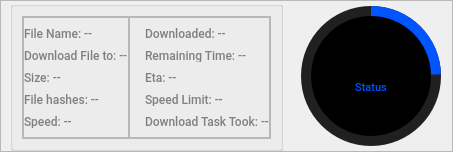
                  <widget class="QFrame" name="frame_2">
                   <property name="font">
                    <font>
                     <family>Roboto Medium</family>
                    </font>
                   </property>
                   <property name="frameShape">
                    <enum>QFrame::StyledPanel</enum>
                   </property>
                   <property name="frameShadow">
                    <enum>QFrame::Raised</enum>
                   </property>
                   <layout class="QHBoxLayout" name="horizontalLayout_11">
                    <property name="spacing">
                     <number>9</number>
                    </property>
                    <property name="leftMargin">
                     <number>9</number>
                    </property>
                    <property name="topMargin">
                     <number>0</number>
                    </property>
                    <property name="rightMargin">
                     <number>10</number>
                    </property>
                    <property name="bottomMargin">
                     <number>0</number>
                    </property>
                    <item>
                     <widget class="QGroupBox" name="groupBox_2">
                      <property name="minimumSize">
                       <size>
                        <width>0</width>
                        <height>150</height>
                       </size>
                      </property>
                      <property name="maximumSize">
                       <size>
                        <width>16777215</width>
                        <height>150</height>
                       </size>
                      </property>
                      <property name="font">
                       <font>
                        <family>Roboto</family>
                        <pointsize>8</pointsize>
                        <weight>50</weight>
                        <italic>false</italic>
                        <bold>false</bold>
                       </font>
                      </property>
                      <property name="styleSheet">
                       <string notr="true"/>
                      </property>
                      <property name="title">
                       <string/>
                      </property>
                      <layout class="QHBoxLayout" name="horizontalLayout_10">
                       <property name="spacing">
                        <number>40</number>
                       </property>
                       <property name="leftMargin">
                        <number>9</number>
                       </property>
                       <property name="topMargin">
                        <number>9</number>
                       </property>
                       <property name="rightMargin">
                        <number>9</number>
                       </property>
                       <item>
                        <widget class="QFrame" name="frame_3">
                         <property name="font">
                          <font>
                           <family>Roboto Medium</family>
                          </font>
                         </property>
                         <property name="frameShape">
                          <enum>QFrame::StyledPanel</enum>
                         </property>
                         <property name="frameShadow">
                          <enum>QFrame::Raised</enum>
                         </property>
                         <layout class="QHBoxLayout" name="horizontalLayout_5">
                          <property name="spacing">
                           <number>0</number>
                          </property>
                          <property name="leftMargin">
                           <number>0</number>
                          </property>
                          <property name="topMargin">
                           <number>0</number>
                          </property>
                          <property name="rightMargin">
                           <number>0</number>
                          </property>
                          <property name="bottomMargin">
                           <number>0</number>
                          </property>
                          <item>
                           <widget class="QFrame" name="frame_info_details">
                            <property name="font">
                             <font>
                              <family>Roboto Medium</family>
                             </font>
                            </property>
                            <property name="styleSheet">
                             <string notr="true">QLabel {
color: gray;
}</string>
                            </property>
                            <property name="frameShape">
                             <enum>QFrame::StyledPanel</enum>
                            </property>
                            <property name="frameShadow">
                             <enum>QFrame::Raised</enum>
                            </property>
                            <layout class="QVBoxLayout" name="verticalLayout_12">
                             <property name="spacing">
                              <number>9</number>
                             </property>
                             <property name="leftMargin">
                              <number>0</number>
                             </property>
                             <property name="topMargin">
                              <number>9</number>
                             </property>
                             <property name="rightMargin">
                              <number>0</number>
                             </property>
                             <item>
                              <widget class="QLabel" name="label_file_name">
                               <property name="font">
                                <font>
                                 <family>Roboto Medium</family>
                                </font>
                               </property>
                               <property name="text">
                                <string>File Name: --</string>
                               </property>
                              </widget>
                             </item>
                             <item>
                              <widget class="QLabel" name="label_download_to">
                               <property name="font">
                                <font>
                                 <family>Roboto Medium</family>
                                </font>
                               </property>
                               <property name="text">
                                <string>Download File to: --</string>
                               </property>
                              </widget>
                             </item>
                             <item>
                              <widget class="QLabel" name="label_size">
                               <property name="font">
                                <font>
                                 <family>Roboto Medium</family>
                                </font>
                               </property>
                               <property name="text">
                                <string>Size: --</string>
                               </property>
                              </widget>
                             </item>
                             <item>
                              <widget class="QLabel" name="label_status">
                               <property name="font">
                                <font>
                                 <family>Roboto Medium</family>
                                </font>
                               </property>
                               <property name="text">
                                <string>File hashes: --</string>
                               </property>
                              </widget>
                             </item>
                             <item>
                              <widget class="QLabel" name="label_speed">
                               <property name="font">
                                <font>
                                 <family>Roboto Medium</family>
                                </font>
                               </property>
                               <property name="text">
                                <string>Speed: --</string>
                               </property>
                              </widget>
                             </item>
                            </layout>
                           </widget>
                          </item>
                          <item>
                           <widget class="QFrame" name="frame_internet_details">
                            <property name="font">
                             <font>
                              <family>Roboto Medium</family>
                             </font>
                            </property>
                            <property name="styleSheet">
                             <string notr="true">QLabel {
color: gray;
}</string>
                            </property>
                            <property name="frameShape">
                             <enum>QFrame::StyledPanel</enum>
                            </property>
                            <property name="frameShadow">
                             <enum>QFrame::Raised</enum>
                            </property>
                            <layout class="QVBoxLayout" name="verticalLayout_16">
                             <property name="spacing">
                              <number>9</number>
                             </property>
                             <property name="leftMargin">
                              <number>15</number>
                             </property>
                             <property name="topMargin">
                              <number>9</number>
                             </property>
                             <property name="rightMargin">
                              <number>0</number>
                             </property>
                             <item>
                              <widget class="QLabel" name="label_downloaded">
                               <property name="font">
                                <font>
                                 <family>Roboto Medium</family>
                                </font>
                               </property>
                               <property name="text">
                                <string>Downloaded: --</string>
                               </property>
                              </widget>
                             </item>
                             <item>
                              <widget class="QLabel" name="label_rem_time">
                               <property name="font">
                                <font>
                                 <family>Roboto Medium</family>
                                </font>
                               </property>
                               <property name="text">
                                <string>Remaining Time: --</string>
                               </property>
                              </widget>
                             </item>
                             <item>
                              <widget class="QLabel" name="label_eta">
                               <property name="font">
                                <font>
                                 <family>Roboto Medium</family>
                                </font>
                               </property>
                               <property name="text">
                                <string>Eta: --</string>
                               </property>
                              </widget>
                             </item>
                             <item>
                              <widget class="QLabel" name="label_speed_limiting">
                               <property name="font">
                                <font>
                                 <family>Roboto Medium</family>
                                </font>
                               </property>
                               <property name="text">
                                <string>Speed Limit: --</string>
                               </property>
                              </widget>
                             </item>
                             <item>
                              <widget class="QLabel" name="label_task_took">
                               <property name="font">
                                <font>
                                 <family>Roboto Medium</family>
                                </font>
                               </property>
                               <property name="text">
                                <string>Download Task Took: --</string>
                               </property>
                              </widget>
                             </item>
                            </layout>
                           </widget>
                          </item>
                         </layout>
                        </widget>
                       </item>
                      </layout>
                     </widget>
                    </item>
                    <item>
                     <widget class="QFrame" name="frame_progress">
                      <property name="minimumSize">
                       <size>
                        <width>150</width>
                        <height>150</height>
                       </size>
                      </property>
                      <property name="maximumSize">
                       <size>
                        <width>150</width>
                        <height>150</height>
                       </size>
                      </property>
                      <property name="frameShape">
                       <enum>QFrame::NoFrame</enum>
                      </property>
                      <property name="frameShadow">
                       <enum>QFrame::Raised</enum>
                      </property>
                      <widget class="QFrame" name="circularProgress">
                       <property name="geometry">
                        <rect>
                         <x>9</x>
                         <y>5</y>
                         <width>140</width>
                         <height>140</height>
                        </rect>
                       </property>
                       <property name="minimumSize">
                        <size>
                         <width>140</width>
                         <height>140</height>
                        </size>
                       </property>
                       <property name="maximumSize">
                        <size>
                         <width>140</width>
                         <height>140</height>
                        </size>
                       </property>
                       <property name="styleSheet">
                        <string notr="true">QFrame{
	border-radius: 70px;
	background-color: qconicalgradient(cx:0.5, cy:0.5, angle:90, stop:0.751 rgba(32, 32, 32, 0), stop:0.757062 rgba(0, 85, 255, 255))
}</string>
                       </property>
                       <property name="frameShape">
                        <enum>QFrame::NoFrame</enum>
                       </property>
                       <property name="frameShadow">
                        <enum>QFrame::Raised</enum>
                       </property>
                      </widget>
                      <widget class="QFrame" name="circularBg">
                       <property name="geometry">
                        <rect>
                         <x>9</x>
                         <y>5</y>
                         <width>140</width>
                         <height>140</height>
                        </rect>
                       </property>
                       <property name="minimumSize">
                        <size>
                         <width>140</width>
                         <height>140</height>
                        </size>
                       </property>
                       <property name="maximumSize">
                        <size>
                         <width>140</width>
                         <height>140</height>
                        </size>
                       </property>
                       <property name="styleSheet">
                        <string notr="true">QFrame{
	border-radius: 70px;
	background-color:#202020;
}</string>
                       </property>
                       <property name="frameShape">
                        <enum>QFrame::NoFrame</enum>
                       </property>
                       <property name="frameShadow">
                        <enum>QFrame::Raised</enum>
                       </property>
                      </widget>
                      <widget class="QFrame" name="container">
                       <property name="geometry">
                        <rect>
                         <x>19</x>
                         <y>15</y>
                         <width>120</width>
                         <height>120</height>
                        </rect>
                       </property>
                       <property name="minimumSize">
                        <size>
                         <width>120</width>
                         <height>120</height>
                        </size>
                       </property>
                       <property name="maximumSize">
                        <size>
                         <width>120</width>
                         <height>120</height>
                        </size>
                       </property>
                       <property name="styleSheet">
                        <string notr="true">QFrame{
	border-radius: 60px;
	background-color: black;
}</string>
                       </property>
                       <property name="frameShape">
                        <enum>QFrame::StyledPanel</enum>
                       </property>
                       <property name="frameShadow">
                        <enum>QFrame::Raised</enum>
                       </property>
                       <widget class="QWidget" name="layoutWidget">
                        <property name="geometry">
                         <rect>
                          <x>22</x>
                          <y>20</y>
                          <width>76</width>
                          <height>81</height>
                         </rect>
                        </property>
                        <layout class="QGridLayout" name="gridLayout_5">
                         <item row="0" column="0">
                          <layout class="QGridLayout" name="gridLayout_2">
                           <item row="0" column="0">
                            <widget class="QLabel" name="label_percentage">
                             <property name="font">
                              <font>
                               <family>Roboto Medium</family>
                              </font>
                             </property>
                             <property name="styleSheet">
                              <string notr="true">background-color: none;</string>
                             </property>
                             <property name="text">
                              <string>&lt;html&gt;&lt;head/&gt;&lt;body&gt;&lt;p&gt;&lt;span style=&quot; font-size:24pt;&quot;&gt;25&lt;/span&gt;&lt;span style=&quot; font-size:18pt; vertical-align:super;&quot;&gt;%&lt;/span&gt;&lt;/p&gt;&lt;/body&gt;&lt;/html&gt;</string>
                             </property>
                             <property name="alignment">
                              <set>Qt::AlignCenter</set>
                             </property>
                            </widget>
                           </item>
                           <item row="1" column="0">
                            <widget class="QLabel" name="label_9">
                             <property name="font">
                              <font>
                               <family>Roboto Medium</family>
                               <pointsize>8</pointsize>
                              </font>
                             </property>
                             <property name="styleSheet">
                              <string notr="true">color: rgb(0, 85, 255);</string>
                             </property>
                             <property name="text">
                              <string>Status</string>
                             </property>
                             <property name="alignment">
                              <set>Qt::AlignCenter</set>
                             </property>
                            </widget>
                           </item>
                          </layout>
                         </item>
                         <item row="1" column="0">
                          <widget class="QLabel" name="label_ext">
                           <property name="font">
                            <font>
                             <family>Roboto Medium</family>
                            </font>
                           </property>
                           <property name="styleSheet">
                            <string notr="true">background-color: none;</string>
                           </property>
                           <property name="text">
                            <string>File extension</string>
                           </property>
                           <property name="alignment">
                            <set>Qt::AlignCenter</set>
                           </property>
                          </widget>
                         </item>
                        </layout>
                       </widget>
                      </widget>
                      <zorder>circularBg</zorder>
                      <zorder>circularProgress</zorder>
                      <zorder>container</zorder>
                     </widget>
                    </item>
                   </layout>
                  </widget>
